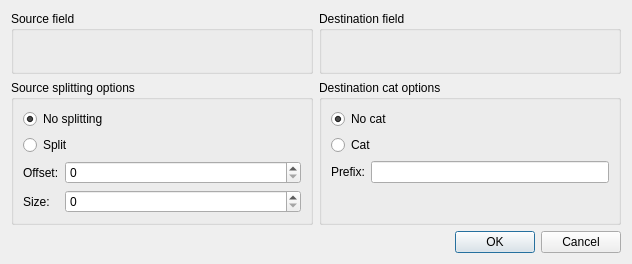
<?xml version="1.0" encoding="UTF-8"?>
<ui version="4.0">
 <class>mdtFieldMappingDialog</class>
 <widget class="QDialog" name="mdtFieldMappingDialog">
  <property name="geometry">
   <rect>
    <x>0</x>
    <y>0</y>
    <width>632</width>
    <height>264</height>
   </rect>
  </property>
  <property name="windowTitle">
   <string>Field mapping</string>
  </property>
  <layout class="QVBoxLayout" name="verticalLayout_5">
   <item>
    <layout class="QGridLayout" name="gridLayout">
     <item row="0" column="0">
      <widget class="QGroupBox" name="gbSourceField">
       <property name="title">
        <string>Source field</string>
       </property>
       <layout class="QVBoxLayout" name="verticalLayout_3">
        <item>
         <widget class="mdtSqlFieldSetupWidget" name="fsSourceSetupWidget" native="true"/>
        </item>
       </layout>
      </widget>
     </item>
     <item row="0" column="1">
      <widget class="QGroupBox" name="gbDestinationField">
       <property name="title">
        <string>Destination field</string>
       </property>
       <layout class="QVBoxLayout" name="verticalLayout_4">
        <item>
         <widget class="mdtSqlFieldSetupWidget" name="fsDestinationSetupWidget" native="true"/>
        </item>
       </layout>
      </widget>
     </item>
     <item row="1" column="0">
      <widget class="QGroupBox" name="gbSourceSplitting">
       <property name="sizePolicy">
        <sizepolicy hsizetype="MinimumExpanding" vsizetype="Preferred">
         <horstretch>0</horstretch>
         <verstretch>0</verstretch>
        </sizepolicy>
       </property>
       <property name="title">
        <string>Source splitting options</string>
       </property>
       <layout class="QVBoxLayout" name="verticalLayout">
        <item>
         <widget class="QRadioButton" name="rbNoSourceSplit">
          <property name="text">
           <string>No splitting</string>
          </property>
          <property name="checked">
           <bool>true</bool>
          </property>
         </widget>
        </item>
        <item>
         <widget class="QRadioButton" name="rbUseSourceSplitting">
          <property name="text">
           <string>Split</string>
          </property>
         </widget>
        </item>
        <item>
         <layout class="QFormLayout" name="formLayout">
          <item row="0" column="0">
           <widget class="QLabel" name="lbSourceSplittingStartOffset">
            <property name="text">
             <string>Offset:</string>
            </property>
           </widget>
          </item>
          <item row="1" column="0">
           <widget class="QLabel" name="lbSourceSplittingSize">
            <property name="text">
             <string>Size:</string>
            </property>
           </widget>
          </item>
          <item row="1" column="1">
           <widget class="QSpinBox" name="sbSourceSplittingSize"/>
          </item>
          <item row="0" column="1">
           <widget class="QSpinBox" name="sbSourceSplittingStartOffset">
            <property name="maximum">
             <number>99</number>
            </property>
           </widget>
          </item>
         </layout>
        </item>
       </layout>
      </widget>
     </item>
     <item row="1" column="1">
      <widget class="QGroupBox" name="gbDestinationCat">
       <property name="sizePolicy">
        <sizepolicy hsizetype="MinimumExpanding" vsizetype="Preferred">
         <horstretch>0</horstretch>
         <verstretch>0</verstretch>
        </sizepolicy>
       </property>
       <property name="title">
        <string>Destination cat options</string>
       </property>
       <layout class="QVBoxLayout" name="verticalLayout_2">
        <item>
         <widget class="QRadioButton" name="rbNoDestinationCat">
          <property name="text">
           <string>No cat</string>
          </property>
          <property name="checked">
           <bool>true</bool>
          </property>
         </widget>
        </item>
        <item>
         <widget class="QRadioButton" name="rbUseDestinationCat">
          <property name="text">
           <string>Cat</string>
          </property>
         </widget>
        </item>
        <item>
         <layout class="QFormLayout" name="formLayout_2">
          <item row="0" column="0">
           <widget class="QLabel" name="lbDestinationCatPrefix">
            <property name="text">
             <string>Prefix:</string>
            </property>
           </widget>
          </item>
          <item row="0" column="1">
           <widget class="QLineEdit" name="leDestinationCatPrefix"/>
          </item>
         </layout>
        </item>
       </layout>
      </widget>
     </item>
    </layout>
   </item>
   <item>
    <widget class="QDialogButtonBox" name="buttonBox">
     <property name="orientation">
      <enum>Qt::Horizontal</enum>
     </property>
     <property name="standardButtons">
      <set>QDialogButtonBox::Cancel|QDialogButtonBox::Ok</set>
     </property>
    </widget>
   </item>
  </layout>
 </widget>
 <customwidgets>
  <customwidget>
   <class>mdtSqlFieldSetupWidget</class>
   <extends>QWidget</extends>
   <header>mdtSqlFieldSetupWidget.h</header>
   <container>1</container>
  </customwidget>
 </customwidgets>
 <resources/>
 <connections>
  <connection>
   <sender>buttonBox</sender>
   <signal>accepted()</signal>
   <receiver>mdtFieldMappingDialog</receiver>
   <slot>accept()</slot>
   <hints>
    <hint type="sourcelabel">
     <x>248</x>
     <y>254</y>
    </hint>
    <hint type="destinationlabel">
     <x>157</x>
     <y>274</y>
    </hint>
   </hints>
  </connection>
  <connection>
   <sender>buttonBox</sender>
   <signal>rejected()</signal>
   <receiver>mdtFieldMappingDialog</receiver>
   <slot>reject()</slot>
   <hints>
    <hint type="sourcelabel">
     <x>316</x>
     <y>260</y>
    </hint>
    <hint type="destinationlabel">
     <x>286</x>
     <y>274</y>
    </hint>
   </hints>
  </connection>
 </connections>
</ui>
